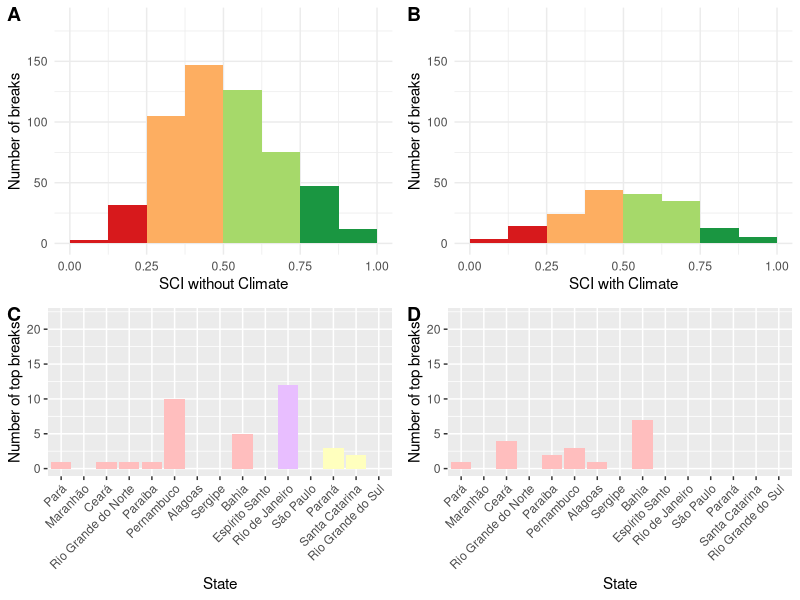
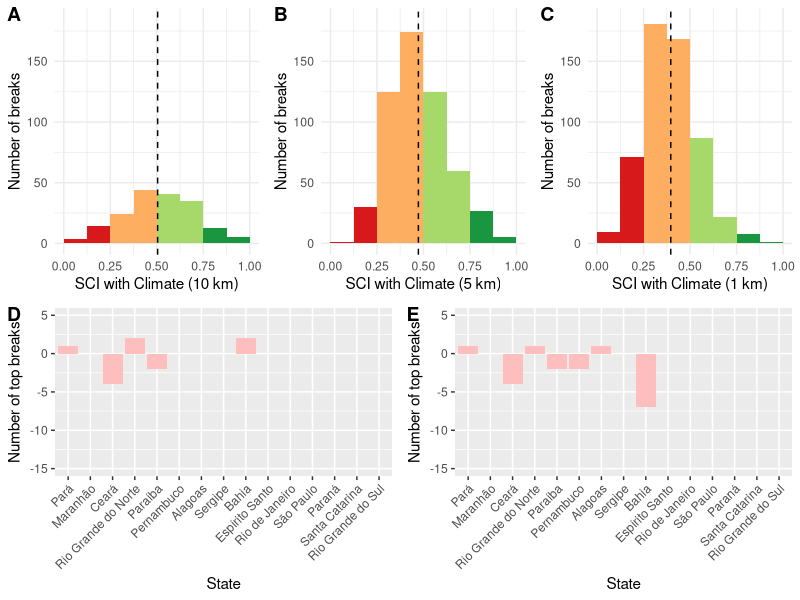

Here is the R script that generated these plots, in order:
## ---- chunk 1
knitr::opts_chunk$set(echo = TRUE)

library(tidyverse)
library(here)
library(cowplot)
## ---- chunk 2
surf_spots <- read_csv(here("data", "surf_spot_states", "surf_spot_states.csv"))
sci_w_climate_10km <- read_csv(here("sci_w_climate.csv")) %>% 
  select(id, sci) %>% 
  mutate(sci_10km = sci) %>% 
  select(-sci)
sci_wo_climate_10km <- read_csv(here("sci_wo_climate.csv")) %>% 
  select(id, sci) %>% 
  mutate(sci_wo_climate = sci) %>% 
  select(-sci)
sci_w_climate_5km <- read_csv(here("sci_w_climate_5km.csv")) %>% 
  select(id, sci) %>% 
  mutate(sci_5km = sci) %>% 
  select(-sci)
sci_w_climate_1km <- read_csv(here("sci_w_climate_1km.csv")) %>% 
  select(id, sci) %>% 
  mutate(sci_1km = sci) %>% 
  select(-sci)

# join sci to surf spots using id
surf_spots <- left_join(surf_spots, sci_w_climate_10km, by = "id", keep = FALSE) %>% 
  left_join(sci_w_climate_5km, by = "id", keep = FALSE) %>% 
  left_join(sci_w_climate_1km, by = "id", keep = FALSE) %>% 
  left_join(sci_wo_climate_10km, by = "id", keep = FALSE)

# read in normalized climate results
normalized_climate <- read_csv(here("normalized_climate.csv"))

# join to surf spots
surf_spots <- surf_spots %>% 
  left_join(normalized_climate, by = "id", keep = FALSE)

# filter for each region
surf_spots_nne <- surf_spots %>% 
  filter(region == "Norte" | region == "Nordeste")
surf_spots_se <- surf_spots %>% 
  filter(region == "Sudeste")
surf_spots_s <- surf_spots %>% 
  filter(region == "Sul")
## ---- chunk 3
# calculate mean priority for different size buffers
mean_priority_10km_w_clim <- mean(surf_spots$sci_10km)
mean_priority_10km_wo_clim <- mean(surf_spots$sci_wo_climate)
mean_priority_5km <- mean(surf_spots$sci_5km)
mean_priority_1km <- mean(surf_spots$sci_1km)

# make histograms for all of Brazil and each region
hist_w_clim <- ggplot(data = surf_spots, aes(x = sci_10km)) +
  geom_histogram(breaks = c(0, 0.125, 0.25, 0.375, 0.5, 0.625, 0.75, 0.875, 1), fill = c("#d7191c", "#d7191c", "#fdae61", "#fdae61", "#a6d96a", "#a6d96a", "#1a9641", "#1a9641")) +
  labs(x = "SCI with Climate", y = "Number of breaks") +
  scale_y_continuous(limits = c(0, 185)) +
  theme_minimal()
hist_wo_clim <- ggplot(data = surf_spots, aes(x = sci_wo_climate)) +
  geom_histogram(breaks = c(0, 0.125, 0.25, 0.375, 0.5, 0.625, 0.75, 0.875, 1), fill = c("#d7191c", "#d7191c", "#fdae61", "#fdae61", "#a6d96a", "#a6d96a", "#1a9641", "#1a9641")) +
  labs(x = "SCI without Climate", y = "Number of breaks") +
  scale_y_continuous(limits = c(0, 185)) +
  theme_minimal()
hist_5km <- ggplot(data = surf_spots, aes(x = sci_5km)) +
  geom_histogram(breaks = c(0, 0.125, 0.25, 0.375, 0.5, 0.625, 0.75, 0.875, 1), fill = c("#d7191c", "#d7191c", "#fdae61", "#fdae61", "#a6d96a", "#a6d96a", "#1a9641", "#1a9641")) +
  labs(x = "SCI with Climate (5 km)", y = "Number of breaks") +
  scale_y_continuous(limits = c(0, 185)) +
  geom_vline(xintercept = mean_priority_5km, linetype = 2) +
  theme_minimal()
hist_1km <- ggplot(data = surf_spots, aes(x = sci_1km)) +
  geom_histogram(breaks = c(0, 0.125, 0.25, 0.375, 0.5, 0.625, 0.75, 0.875, 1), fill = c("#d7191c", "#d7191c", "#fdae61", "#fdae61", "#a6d96a", "#a6d96a", "#1a9641", "#1a9641")) +
  labs(x = "SCI with Climate (1 km)", y = "Number of breaks") +
  scale_y_continuous(limits = c(0, 185)) +
  geom_vline(xintercept = mean_priority_1km, linetype = 2) +
  theme_minimal()

mean_priority_nne_w_clim <- mean(surf_spots_nne$sci_10km)
mean_priority_se_w_clim <- mean(surf_spots_se$sci_10km)
mean_priority_s_w_clim <- mean(surf_spots_s$sci_10km)

mean_priority_nne_wo_clim <- mean(surf_spots_nne$sci_wo_climate)
mean_priority_se_wo_clim <- mean(surf_spots_se$sci_wo_climate)
mean_priority_s_wo_clim <- mean(surf_spots_s$sci_wo_climate)

hist_nne_w_clim <- ggplot(data = surf_spots_nne, aes(x = sci_10km)) +
  geom_histogram(breaks = c(0, 0.125, 0.25, 0.375, 0.5, 0.625, 0.75, 0.875, 1), fill = c("#d7191c", "#d7191c", "#fdae61", "#fdae61", "#a6d96a", "#a6d96a", "#1a9641", "#1a9641")) +
  scale_y_continuous(limits = c(0, 60)) +
  geom_vline(xintercept = mean_priority_nne_w_clim, linetype = 2) +
  labs(x = "SCI with Climate", y = "Number of breaks", title = "North/Northeast") +
  theme_minimal() +
  theme(text = element_text(size = 18), plot.background = element_rect(colour = "#FFBEBE", fill=NA, size=5))
hist_se_w_clim <- ggplot(data = surf_spots_se, aes(x = sci_10km)) +
  geom_histogram(breaks = c(0, 0.125, 0.25, 0.375, 0.5, 0.625, 0.75, 0.875, 1), fill = c("#d7191c", "#d7191c", "#fdae61", "#fdae61", "#a6d96a", "#a6d96a", "#1a9641", "#1a9641")) +
  scale_y_continuous(limits = c(0, 60)) +
  geom_vline(xintercept = mean_priority_se_w_clim, linetype = 2) +
  labs(x = "SCI with Climate", y = "Number of breaks", title = "Southeast") +
  theme_minimal() +
  theme(text = element_text(size = 18), plot.background = element_rect(colour = "#E8BEFF", fill=NA, size=5))
hist_s_w_clim <- ggplot(data = surf_spots_s, aes(x = sci_10km)) +
  geom_histogram(breaks = c(0, 0.125, 0.25, 0.375, 0.5, 0.625, 0.75, 0.875, 1), fill = c("#d7191c", "#d7191c", "#fdae61", "#fdae61", "#a6d96a", "#a6d96a", "#1a9641", "#1a9641")) +
  scale_y_continuous(limits = c(0, 60)) +
  geom_vline(xintercept = mean_priority_s_w_clim, linetype = 2) +
  labs(x = "SCI with Climate", y = "Number of breaks", title = "South") +
  theme_minimal() +
  theme(text = element_text(size = 18), plot.background = element_rect(colour = "#FFFFBE", fill=NA, size=5))

hist_nne_wo_clim <- ggplot(data = surf_spots_nne, aes(x = sci_wo_climate)) +
  geom_histogram(breaks = c(0, 0.125, 0.25, 0.375, 0.5, 0.625, 0.75, 0.875, 1), fill = c("#d7191c", "#d7191c", "#fdae61", "#fdae61", "#a6d96a", "#a6d96a", "#1a9641", "#1a9641")) +
  scale_y_continuous(limits = c(0, 60)) +
  geom_vline(xintercept = mean_priority_nne_wo_clim, linetype = 2) +
  labs(x = "SCI without Climate", y = "Number of breaks", title = "North/Northeast") +
  theme_minimal() +
  theme(text = element_text(size = 18), plot.background = element_rect(colour = "#FFBEBE", fill=NA, size=5))
hist_se_wo_clim <- ggplot(data = surf_spots_se, aes(x = sci_wo_climate)) +
  geom_histogram(breaks = c(0, 0.125, 0.25, 0.375, 0.5, 0.625, 0.75, 0.875, 1), fill = c("#d7191c", "#d7191c", "#fdae61", "#fdae61", "#a6d96a", "#a6d96a", "#1a9641", "#1a9641")) +
  scale_y_continuous(limits = c(0, 60)) +
  geom_vline(xintercept = mean_priority_se_wo_clim, linetype = 2) +
  labs(x = "SCI without Climate", y = "Number of breaks", title = "Southeast") +
  theme_minimal() +
  theme(text = element_text(size = 18), plot.background = element_rect(colour = "#E8BEFF", fill=NA, size=5))
hist_s_wo_clim <- ggplot(data = surf_spots_s, aes(x = sci_wo_climate)) +
  geom_histogram(breaks = c(0, 0.125, 0.25, 0.375, 0.5, 0.625, 0.75, 0.875, 1), fill = c("#d7191c", "#d7191c", "#fdae61", "#fdae61", "#a6d96a", "#a6d96a", "#1a9641", "#1a9641")) +
  scale_y_continuous(limits = c(0, 60)) +
  geom_vline(xintercept = mean_priority_s_wo_clim, linetype = 2) +
  labs(x = "SCI without Climate", y = "Number of breaks", title = "South") +
  theme_minimal() +
  theme(text = element_text(size = 18), plot.background = element_rect(colour = "#FFFFBE", fill=NA, size=5))
## ---- chunk 4
hist_nne_carbon <- ggplot(data = surf_spots_nne, aes(x = normalized_carbon)) +
  geom_histogram(breaks = c(0, 0.2, 0.4, 0.6, 0.8, 1), fill = c("#edf8e9", "#bae4b3", "#74c476", "#31a354", "#006d2c")) +
  scale_y_continuous(limits = c(0, 200)) +
  #geom_vline(xintercept = mean_priority_s_w_clim, linetype = 2) +
  labs(x = "Normalized carbon storage", y = "Number of breaks", title = "North and Northeast")
hist_se_carbon <- ggplot(data = surf_spots_se, aes(x = normalized_carbon)) +
  geom_histogram(breaks = c(0, 0.2, 0.4, 0.6, 0.8, 1), fill = c("#edf8e9", "#bae4b3", "#74c476", "#31a354", "#006d2c")) +
  scale_y_continuous(limits = c(0, 200)) +
  #geom_vline(xintercept = mean_priority_s_w_clim, linetype = 2) +
  labs(x = "Normalized carbon storage", y = "Number of breaks", title = "Southeast")
hist_s_carbon <- ggplot(data = surf_spots_s, aes(x = normalized_carbon)) +
  geom_histogram(breaks = c(0, 0.2, 0.4, 0.6, 0.8, 1), fill = c("#edf8e9", "#bae4b3", "#74c476", "#31a354", "#006d2c")) +
  scale_y_continuous(limits = c(0, 200)) +
  #geom_vline(xintercept = mean_priority_s_w_clim, linetype = 2) +
  labs(x = "Normalized carbon storage", y = "Number of breaks", title = "South")
## ---- chunk 5
top_spots_by_state <- surf_spots %>% 
  group_by(state) %>% 
  summarize(count_10km = sum(sci_10km > 0.75), count_wo_clim = sum(sci_wo_climate > 0.75), count_5km = sum(sci_5km > 0.75), count_1km = sum(sci_1km > 0.75)) %>% 
  mutate(difference_5_10 = count_5km - count_10km) %>% 
  mutate(difference_1_10 = count_1km - count_10km) %>% 
  mutate(state = as.factor(state))

# order states north to south
top_spots_by_state <- top_spots_by_state %>% 
  arrange(factor(state, levels = c("Pará", "Maranhão", "Ceará", "Rio Grande do Norte", "Paraíba", "Pernambuco", "Alagoas", "Sergipe", "Bahia", "Espírito Santo", "Rio de Janeiro", "São Paulo", "Paraná", "Santa Catarina", "Rio Grande do Sul"))) %>% 
  mutate(state = factor(state, levels = c("Pará", "Maranhão", "Ceará", "Rio Grande do Norte", "Paraíba", "Pernambuco", "Alagoas", "Sergipe", "Bahia", "Espírito Santo", "Rio de Janeiro", "São Paulo", "Paraná", "Santa Catarina", "Rio Grande do Sul")))

# add regions to top states
top_spots_by_state$region <- c("North/northeast", "North/northeast", "North/northeast", "North/northeast", "North/northeast", "North/northeast", "North/northeast", "North/northeast", "North/northeast", "Southeast", "Southeast", "Southeast", "South", "South", "South")

states_w_clim <- ggplot(top_spots_by_state, aes(x = state, y = count_10km, fill = region)) +
  geom_col() +
  theme(axis.text.x = element_text(angle = 45, vjust = 1, hjust = 1)) +
  scale_y_continuous(limits = c(0, 22)) +
  scale_fill_manual(values = c("#FFBEBE", "#FFFFBE", "#E8BEFF")) +
  theme(legend.position = "none") +
  labs(x = "State", y = "Number of top breaks")

states_wo_clim <- ggplot(top_spots_by_state, aes(x = state, y = count_wo_clim, fill = region)) +
  geom_col() +
  theme(axis.text.x = element_text(angle = 45, vjust = 1, hjust = 1)) +
  scale_y_continuous(limits = c(0, 22)) +
  scale_fill_manual(values = c("#FFBEBE", "#FFFFBE", "#E8BEFF")) +
  theme(legend.position = "none") +
  labs(x = "State", y = "Number of top breaks")

states_5km <- ggplot(top_spots_by_state, aes(x = state, y = difference_5_10, fill = region)) +
  geom_col() +
  theme(axis.text.x = element_text(angle = 45, vjust = 1, hjust = 1)) +
  scale_y_continuous(limits = c(-15, 5)) +
  scale_fill_manual(values = c("#FFBEBE", "#FFFFBE", "#E8BEFF")) +
  theme(legend.position = "none") +
  labs(x = "State", y = "Number of top breaks")

states_1km <- ggplot(top_spots_by_state, aes(x = state, y = difference_1_10, fill = region)) +
  geom_col() +
  theme(axis.text.x = element_text(angle = 45, vjust = 1, hjust = 1)) +
  scale_y_continuous(limits = c(-15, 5)) +
  scale_fill_manual(values = c("#FFBEBE", "#FFFFBE", "#E8BEFF")) +
  theme(legend.position = "none") +
  labs(x = "State", y = "Number of top breaks")
## ---- chunk 6
figure1 <- plot_grid(hist_wo_clim, hist_w_clim, states_wo_clim, states_w_clim, labels = "AUTO", ncol = 2)
figure1

# add mean line and change x axis label on hist_w_clim for sensitivity analysis figure
hist_w_clim_sens <- hist_w_clim +
  labs(x = "SCI with Climate (10 km)") +
  geom_vline(xintercept = mean_priority_10km_wo_clim, linetype = 2)

# increase font size for figure 2
# hist_w_clim <- hist_w_clim +
#   theme(text = element_text(size = 20))
# hist_5km <- hist_5km +
#   theme(text = element_text(size = 20))
# hist_1km <- hist_1km +
#   theme(text = element_text(size = 20))

figure2_top_row <- plot_grid(hist_w_clim_sens, hist_5km, hist_1km, labels = "AUTO", nrow = 1)
figure2_bottom_row <- plot_grid(states_5km, states_1km, labels = c("D", "E"), nrow = 1)
figure2 <- plot_grid(figure2_top_row, figure2_bottom_row, labels = "", nrow = 2)

figure2
